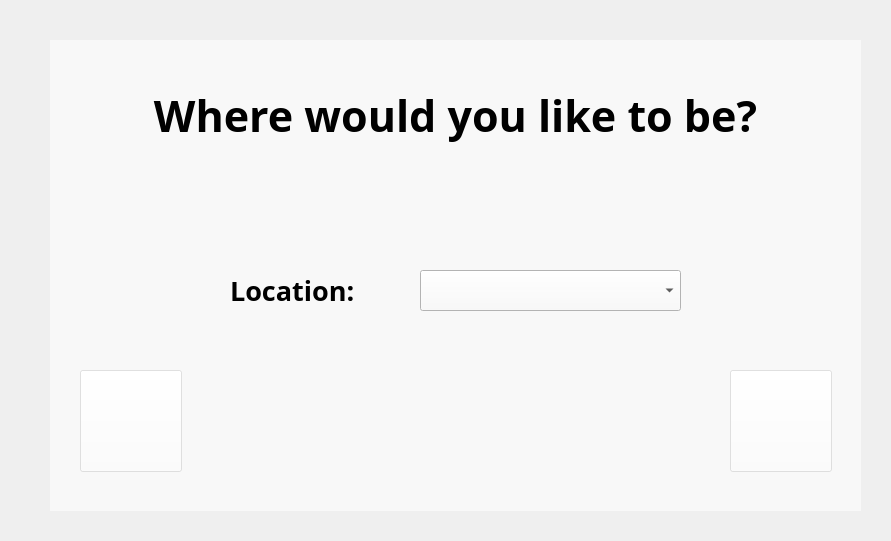
<?xml version="1.0" encoding="UTF-8"?>
<ui version="4.0">
 <class>Form</class>
 <widget class="QWidget" name="Form">
  <property name="geometry">
   <rect>
    <x>0</x>
    <y>0</y>
    <width>891</width>
    <height>541</height>
   </rect>
  </property>
  <property name="windowTitle">
   <string>Form</string>
  </property>
  <widget class="QLabel" name="label_3">
   <property name="geometry">
    <rect>
     <x>50</x>
     <y>40</y>
     <width>811</width>
     <height>471</height>
    </rect>
   </property>
   <property name="styleSheet">
    <string notr="true">background-color:  rgb(255,255,255,150);</string>
   </property>
   <property name="text">
    <string/>
   </property>
  </widget>
  <widget class="QComboBox" name="comboBox">
   <property name="geometry">
    <rect>
     <x>420</x>
     <y>270</y>
     <width>261</width>
     <height>41</height>
    </rect>
   </property>
   <property name="maximumSize">
    <size>
     <width>16777215</width>
     <height>60</height>
    </size>
   </property>
   <property name="font">
    <font>
     <pointsize>15</pointsize>
    </font>
   </property>
   <property name="layoutDirection">
    <enum>Qt::LeftToRight</enum>
   </property>
   <property name="autoFillBackground">
    <bool>false</bool>
   </property>
   <property name="styleSheet">
    <string notr="true">background-color:  rgb(250,250,250);</string>
   </property>
   <property name="maxVisibleItems">
    <number>6</number>
   </property>
  </widget>
  <widget class="QPushButton" name="back_button">
   <property name="geometry">
    <rect>
     <x>80</x>
     <y>370</y>
     <width>102</width>
     <height>102</height>
    </rect>
   </property>
   <property name="font">
    <font>
     <pointsize>15</pointsize>
    </font>
   </property>
   <property name="styleSheet">
    <string notr="true">background-color:  rgb(255,255,255,100);

</string>
   </property>
   <property name="text">
    <string/>
   </property>
   <property name="icon">
    <iconset>
     <normaloff>../buttons/icons8-reply-arrow-100.png</normaloff>../buttons/icons8-reply-arrow-100.png</iconset>
   </property>
   <property name="iconSize">
    <size>
     <width>80</width>
     <height>80</height>
    </size>
   </property>
  </widget>
  <widget class="QPushButton" name="next_button">
   <property name="geometry">
    <rect>
     <x>730</x>
     <y>370</y>
     <width>102</width>
     <height>102</height>
    </rect>
   </property>
   <property name="font">
    <font>
     <pointsize>15</pointsize>
    </font>
   </property>
   <property name="styleSheet">
    <string notr="true">background-color:  rgb(255,255,255,100);

</string>
   </property>
   <property name="inputMethodHints">
    <set>Qt::ImhNone</set>
   </property>
   <property name="text">
    <string/>
   </property>
   <property name="icon">
    <iconset>
     <normaloff>../buttons/tran_right.png</normaloff>../buttons/tran_right.png</iconset>
   </property>
   <property name="iconSize">
    <size>
     <width>80</width>
     <height>80</height>
    </size>
   </property>
  </widget>
  <widget class="QLabel" name="headline">
   <property name="geometry">
    <rect>
     <x>10</x>
     <y>40</y>
     <width>891</width>
     <height>151</height>
    </rect>
   </property>
   <property name="font">
    <font>
     <family>Levenim MT</family>
     <pointsize>32</pointsize>
     <weight>75</weight>
     <bold>true</bold>
    </font>
   </property>
   <property name="text">
    <string>Where would you like to be?</string>
   </property>
   <property name="alignment">
    <set>Qt::AlignCenter</set>
   </property>
  </widget>
  <widget class="QLabel" name="label">
   <property name="geometry">
    <rect>
     <x>230</x>
     <y>270</y>
     <width>141</width>
     <height>41</height>
    </rect>
   </property>
   <property name="font">
    <font>
     <family>Levenim MT</family>
     <pointsize>20</pointsize>
     <weight>75</weight>
     <bold>true</bold>
    </font>
   </property>
   <property name="text">
    <string>Location:</string>
   </property>
  </widget>
  <widget class="QLabel" name="label_4">
   <property name="geometry">
    <rect>
     <x>0</x>
     <y>0</y>
     <width>921</width>
     <height>611</height>
    </rect>
   </property>
   <property name="text">
    <string/>
   </property>
   <property name="pixmap">
    <pixmap>../pictures/winter1.jpeg</pixmap>
   </property>
  </widget>
  <zorder>label_4</zorder>
  <zorder>label_3</zorder>
  <zorder>comboBox</zorder>
  <zorder>back_button</zorder>
  <zorder>next_button</zorder>
  <zorder>headline</zorder>
  <zorder>label</zorder>
 </widget>
 <resources/>
 <connections/>
</ui>
